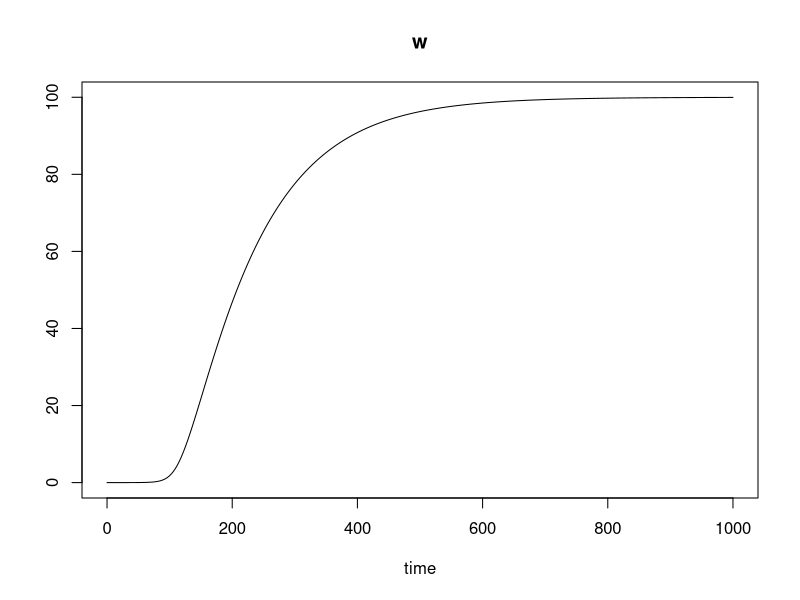
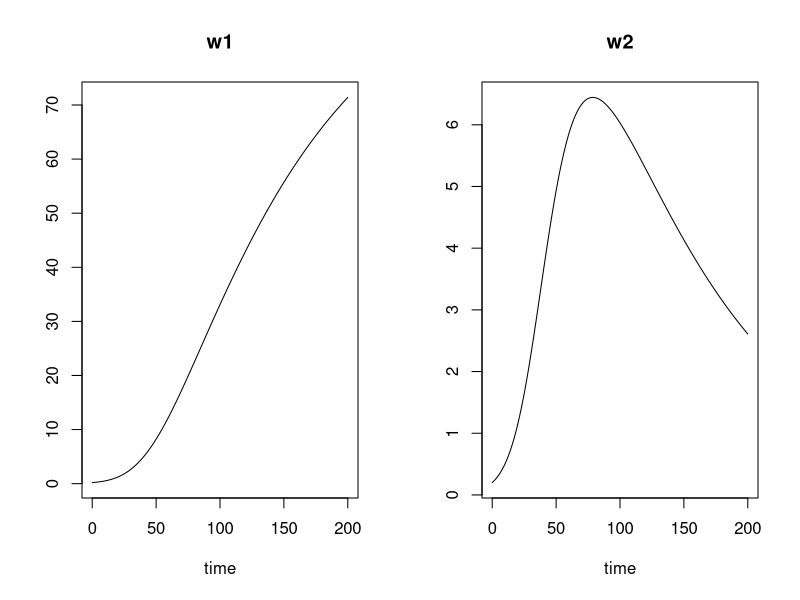

These charts were generated, in order, by the following R code: (Note: this script raises an error after producing the figures.)
library(deSolve)

#test model
parameters <- c(a = -8/3, b = -10, c = 28)
state <- c(X = 1, Y = 1, Z = 1)
times <- seq(0, 100, by = 0.01)

Lorenz <- function(t, state, parameters){
	with(as.list(c(state, parameters)),{
		# rate of change
		dX <- a*X + Y*Z
		dY <- b* (Y - Z)
		dZ <- -X*Y + c*Y - Z

		#return rate of change
		list(c(dX, dY, dZ))
	})
}

out <- ode(y = state, times = times, func = Lorenz, parms = parameters)
head(out)




#test model
parameters <- c(k = 0.11, m = 0.01, g = 0.1, n = 1)
state <- c(w = 0.0001)
times <- seq(0, 1000, by = 0.01)
growth <- function(t, state, parameters){
	with(as.list(c(state, parameters)),{
		# rate of change
		dw <- ((k*w/(1 + g*w^n))) - m*w

		#return rate of change
		list(c(dw))
	})
}
out <- ode(y = state, times = times, func = growth, parms = parameters)

head(out)
plot(out)


# two plant growth model

parameters <- c(k = 0.11, m = 0.01, g = 0.1, n = 1, C = 0.99, q = 2)
state <- c(w1 = 0.20, w2 = 0.2)
times <- seq(0, 200, by = 0.1)
growth2 <- function(t, state, parameters){
	with(as.list(c(state, parameters)),{
		# rate of change
		dw1 <- (w1^q/(w1^q + C*w2^q))*(k*(w1+w2)/(1 + g*(w1+w2)^n)) - m*w1
		dw2 <- (C*(w2^q/(w1^q + C*w2^q)))*(k*(w1+w2)/(1 + g*(w1+w2)^n)) - m*w2

		#return rate of change
		list(c(dw1, dw2))
	})
}


out <- ode(y = state, times = times, func = growth2, parms = parameters)

head(out)
plot(out)

# two plant growth model nested
w <- w1 + w2
parameters1 <- c(k = 0.11, m = 0.01, g = 0.1, n = 1, C = 1, b = 25)
parameters2 <- c(k = 0.11, m = 0.01, g = 0.1, n = 1, C = 1, b = 10)
parameters3 <- c(k = 0.11, m = 0.01, g = 0.1, n = 1, C = 0.5, b = 25)
parameters4 <- c(k = 0.11, m = 0.01, g = 0.1, n = 1, C = 0.2, b = 10)
parameters5 <- c(k = 0.11, m = 0.01, g = 0.1, n = 1, C = 0.2, b = 25)
parameters6 <- c(k = 0.11, m = 0.01, g = 0.1, n = 1, C = 0.9, b = 25)
state <- c(w1 = 1, w2 = 1)
times <- seq(0, 1000, by = 0.1)

growth3 <- function(t, state, parameters){
	with(as.list(c(state, parameters)),{
		if ((1 - (b / (w1^(2/3) + w2^(2/3)))) >= 0)
			theta <- (1 - (b / (w1^(2/3) + w2^(2/3))))
		else 
			theta <- 0
		dw1 <- (w1/(w1 + C*theta*w2))*(k*w1/(1 + g*(w1^n))) - m*w1
		dw2 <- (w2/(w2 + (theta*w1)/C))*(k*w2/(1 + g*(w2^n))) - m*w2

		#return rate of change
		list(c(dw1, dw2))
	})
}
equal <- ode(y = state, times = times, func = growth3, parms = parameters1)
plot(equal)

equalclose <- ode(y = state, times = times, func = growth3, parms = parameters2)
plot(equalclose)

stable <- ode(y = state, times = times, func = growth3, parms = parameters3)
plot(stable)

unstable <- ode(y = state, times = times, func = growth3, parms = parameters4)
plot(unstable)

stable2 <- ode(y = state, times = times, func = growth3, parms = parameters5)
plot(stable2)

stable3 <- ode(y = state, times = times, func = growth3, parms = parameters6)
plot(stable3)



head(out)
plot(out)
head(equal)
library(ggplot2)
library(reshape2)

head(equal)
equal <- as.data.frame(equal)
head(equal)
equalmelt <- melt(equal, id.vars = "time")
head(equalmelt)

equalplot <- ggplot(equalmelt) + 
  geom_line(aes(x = time, y = value, color = variable), size = 3) +
  scale_colour_manual(values=c("black", "red"),
  	name ="Plant", labels=c("Plant 1", "Plant 2")) +
  xlab("Time") + ylab("Biomass") +
  theme(axis.title.x = element_text(face="bold", size=20),
           axis.text.x  = element_text(size=16),
           axis.title.y = element_text(face="bold", size=20),
           axis.text.y  = element_text(size=16))
equalplot

head(equalclose)
equalclose <- as.data.frame(equalclose)
head(equalclose)
equalclosemelt <- melt(equalclose, id.vars = "time")
head(equalclosemelt)

equalcloseplot <- ggplot(equalclosemelt) + 
  geom_line(aes(x = time, y = value, color = variable), size = 3) +
  scale_colour_manual(values=c("black", "red"),
  	name ="Plant", labels=c("Plant 1", "Plant 2")) +
  xlab("Time") + ylab("Biomass") +
  theme(axis.title.x = element_text(face="bold", size=20),
           axis.text.x  = element_text(size=16),
           axis.title.y = element_text(face="bold", size=20),
           axis.text.y  = element_text(size=16))
equalcloseplot


head(stable)
stable <- as.data.frame(stable)
head(stable)
stablemelt <- melt(stable, id.vars = "time")
head(stablemelt)

stableplot <- ggplot(stablemelt) + 
  geom_line(aes(x = time, y = value, color = variable), size = 3) +
  scale_colour_manual(values=c("black", "red"),
  	name ="Plant", labels=c("Plant 1", "Plant 2")) +
  xlab("Time") + ylab("Biomass") +
  theme(axis.title.x = element_text(face="bold", size=20),
           axis.text.x  = element_text(size=16),
           axis.title.y = element_text(face="bold", size=20),
           axis.text.y  = element_text(size=16))
stableplot

head(unstable)
unstable <- as.data.frame(unstable)
head(unstable)
unstablemelt <- melt(unstable, id.vars = "time")
head(unstablemelt)

unstableplot <- ggplot(unstablemelt) + 
  geom_line(aes(x = time, y = value, color = variable), size = 3) +
  scale_colour_manual(values=c("black", "red"),
  	name ="Plant", labels=c("Plant 1", "Plant 2")) +
  xlab("Time") + ylab("Biomass") +
  theme(axis.title.x = element_text(face="bold", size=20),
           axis.text.x  = element_text(size=16),
           axis.title.y = element_text(face="bold", size=20),
           axis.text.y  = element_text(size=16))
unstableplot


head(stable2)
stable2 <- as.data.frame(stable2)
head(stable2)
stable2melt <- melt(stable2, id.vars = "time")
head(stable2melt)

stable2plot <- ggplot(stable2melt) + 
  geom_line(aes(x = time, y = value, color = variable), size = 3) +
  scale_colour_manual(values=c("black", "red"),
  	name ="Plant", labels=c("Plant 1", "Plant 2")) +
  xlab("Time") + ylab("Biomass") +
  theme(axis.title.x = element_text(face="bold", size=20),
           axis.text.x  = element_text(size=16),
           axis.title.y = element_text(face="bold", size=20),
           axis.text.y  = element_text(size=16))
stable2plot

head(stable3)
stable3 <- as.data.frame(stable3)
head(stable3)
stable3melt <- melt(stable3, id.vars = "time")
head(stable3melt)

stable3plot <- ggplot(stable3melt) + 
  geom_line(aes(x = time, y = value, color = variable), size = 3) +
  scale_colour_manual(values=c("black", "red"),
  	name ="Plant", labels=c("Plant 1", "Plant 2")) +
  xlab("Time") + ylab("Biomass") +
  theme(axis.title.x = element_text(face="bold", size=20),
           axis.text.x  = element_text(size=16),
           axis.title.y = element_text(face="bold", size=20),
           axis.text.y  = element_text(size=16))
stable3plot

#######
#September
#######

parameters <- c(k = 0.11, m = 0.01, g = 0.1, n = 1, C = 1, q = 2)
parameters_n <- c(k = 0.11, m = 0.01, g = 0.1, n = 0.9, C = 1, q = 2)


parameters1 <- c(k = 0.11, m = 0.01, g = 0.1, n = 1, C = 1, b = 25)
parameters2 <- c(k = 0.11, m = 0.01, g = 0.1, n = 1, C = 1, b = 10)
parameters3 <- c(k = 0.11, m = 0.01, g = 0.1, n = 1, C = 0.5, b = 25)
parameters4 <- c(k = 0.11, m = 0.01, g = 0.1, n = 1, C = 0.2, b = 10)
parameters5 <- c(k = 0.11, m = 0.01, g = 0.1, n = 1, C = 0.2, b = 25)
parameters6 <- c(k = 0.11, m = 0.01, g = 0.1, n = 1, C = 0.9, b = 25)



state <- c(w1 = 0.20, w2 = 0.20)
times <- seq(0, 400, by = 1)
growth3 <- function(t, state, parameters){
  with(as.list(c(state, parameters)),{
    if ((1 - (b / (w1^(2/3) + w2^(2/3)))) >= 0)
      theta <- (1 - (b / (w1^(2/3) + w2^(2/3))))
    else 
      theta <- 0
    dw1 <- (w1/(w1 + C*theta*w2))*(k*w1/(1 + g*(w1^n))) - m*w1
    dw2 <- (w2/(w2 + (theta*w1)/C))*(k*w2/(1 + g*(w2^n))) - m*w2

    #return rate of change
    list(c(dw1, dw2))
  })
}


out <- ode(y = state, times = times, func = growth2, parms = parameters_n)
head(out)
plot(out)

growth5 <- function(t, state, parameters){
  with(as.list(c(state, parameters)),{
    if ((1 - (b / (w1^(2/3) + w2^(2/3)))) >= 0)
      theta <- (1 - (b / (w1^(2/3) + w2^(2/3))))
    else 
      theta <- 0
    dw1 <- (w1/(w1 + C1*theta*w2))*(k*w1/(1 + g1*(w1^n1))) - m1*w1
    dw2 <- (w2/(w2 + (theta*w1)/C1))*(k*w2/(1 + g2*(w2^n2))) - m2*w2

    #return rate of change
    list(c(dw1, dw2))
  })
}

# compare this to HN non-crowded total biomass for these RILs
parameters_1 <- c(k = 0.11, m1 = 0.01, m2 = 0.01, g1 = 0.1, g2 = 0.1, n1 = 1, n2 = 1, C1 = 1, b = 50)
state <- c(w1 = 0.1, w2 = 0.1)
times <- seq(0, 1000, by = 1)
out_1 <- ode(y = state, times = times, func = growth5, parms = parameters_1)
head(out_1)
plot(out_1)

parameters_2 <- c(k = 0.11, m1 = 0.01, m2 = 0.01, g1 = 0.1, g2 = 0.1, n1 = 1, n2 = 1, C1 = 1, b = 20)
state <- c(w1 = 0.1, w2 = 0.1)
times <- seq(0, 1000, by = 1)
out_2 <- ode(y = state, times = times, func = growth5, parms = parameters_2)
head(out_2)
plot(out_2)

parameters_3 <- c(k = 0.11, m1 = 0.01, m2 = 0.01, g1 = 0.1, g2 = 0.1, n1 = 1, n2 = 1, C1 = 0.94, b = 20)
state <- c(w1 = 0.1, w2 = 0.1)
times <- seq(0, 1000, by = 1)
out_3 <- ode(y = state, times = times, func = growth5, parms = parameters_3)
head(out_3)
plot(out_3)
out_3[3]
parameters_4 <- c(k = 0.11, m1 = 0.01, m2 = 0.01, g1 = 0.1, g2 = 0.1, n1 = 1, n2 = 1, C1 = 0.94, b = 12)
state <- c(w1 = 0.1, w2 = 0.1)
times <- seq(0, 1000, by = 1)
out_4 <- ode(y = state, times = times, func = growth5, parms = parameters_4)
head(out_4)
plot(out_4)

library(reshape2)
library(ggplot2)
out_1[,c(1,3)]
out_all <- as.data.frame(cbind(out_1[,c(1,3)], out_2[,3], out_3[,3], out_4[,3]))
head(out_all)
colnames(out_all) <- paste(c("time", "UN_HN", "UN_LN", "CR_HN", "CR_LN"))
head(out_all)

out_allmelt <- melt(out_all, id.vars = "time")
head(out_allmelt)

out_allplot <- ggplot(out_allmelt) + 
  geom_line(aes(x = time, y = value, color = variable), size = 3) +
  scale_colour_manual(values=c("black", "red", "blue", "green"),
    name ="Treatment", labels=c("UN_HN", "UN_LN", "CR_HN", "CR_LN")) +
  xlab("Time") + ylab("Biomass Potential") +
  theme(axis.title.x = element_text(face="bold", size=20),
           axis.text.x  = element_text(size=16),
           axis.title.y = element_text(face="bold", size=20),
           axis.text.y  = element_text(size=16))
out_allplot
